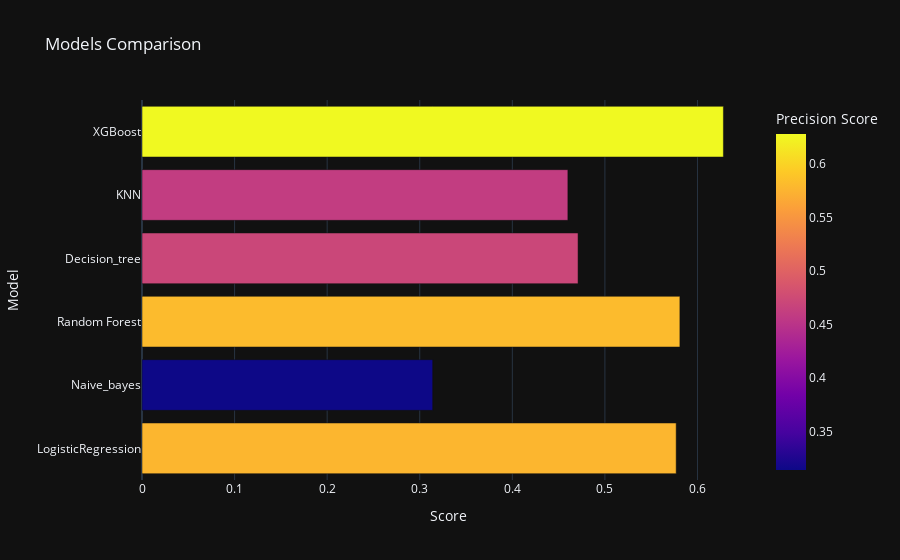

The notebook cell saved with this chart:
### Markdown cell above
Testing dengan data oversample tidak lebih baik dari dataset sebelum oversampling

Untuk itu kita tetap menggunakan dataset sebelum di oversampling

### Code cell
import plotly.express as px
import pandas as pd
# create a new DataFrame with the updated data
data = {
    'Model': ['LogisticRegression', 'Naive_bayes', 'Random Forest', 'Decision_tree', 'KNN', 'XGBoost'],
    'Score': [ 0.577, 0.314, 0.581, 0.471, 0.460, 0.628],
    'Precision Score': [ 0.577, 0.314, 0.581, 0.471, 0.460, 0.628]
}
models = pd.DataFrame(data)

# create the bar chart
fig = px.bar(data_frame=models, x='Score', y='Model', color='Precision Score', template='plotly_dark', title='Models Comparison')

# show the chart
fig.show()

### Figure 1 — Plotly figure (JSON) as saved in the notebook; plotly's stock layout.template omitted (floating-point values rounded to 4 significant figures)
{"data": [{"alignmentgroup": "True", "hovertemplate": "Score=%{x}<br>Model=%{y}<br>Precision Score=%{marker.color}<extra></extra>", "legendgroup": "", "marker": {"color": [0.577, 0.314, 0.581, 0.471, 0.46, 0.628], "coloraxis": "coloraxis", "pattern": {"shape": ""}}, "name": "", "offsetgroup": "", "orientation": "h", "showlegend": false, "textposition": "auto", "type": "bar", "x": [0.577, 0.314, 0.581, 0.471, 0.46, 0.628], "xaxis": "x", "y": ["LogisticRegression", "Naive_bayes", "Random Forest", "Decision_tree", "KNN", "XGBoost"], "yaxis": "y"}], "layout": {"barmode": "relative", "coloraxis": {"colorbar": {"title": {"text": "Precision Score"}}, "colorscale": [[0, "#0d0887"], [0.1111, "#46039f"], [0.2222, "#7201a8"], [0.3333, "#9c179e"], [0.4444, "#bd3786"], [0.5556, "#d8576b"], [0.6667, "#ed7953"], [0.7778, "#fb9f3a"], [0.8889, "#fdca26"], [1, "#f0f921"]]}, "legend": {"tracegroupgap": 0}, "title": {"text": "Models Comparison"}, "xaxis": {"anchor": "y", "domain": [0, 1], "title": {"text": "Score"}}, "yaxis": {"anchor": "x", "domain": [0, 1], "title": {"text": "Model"}}}}
